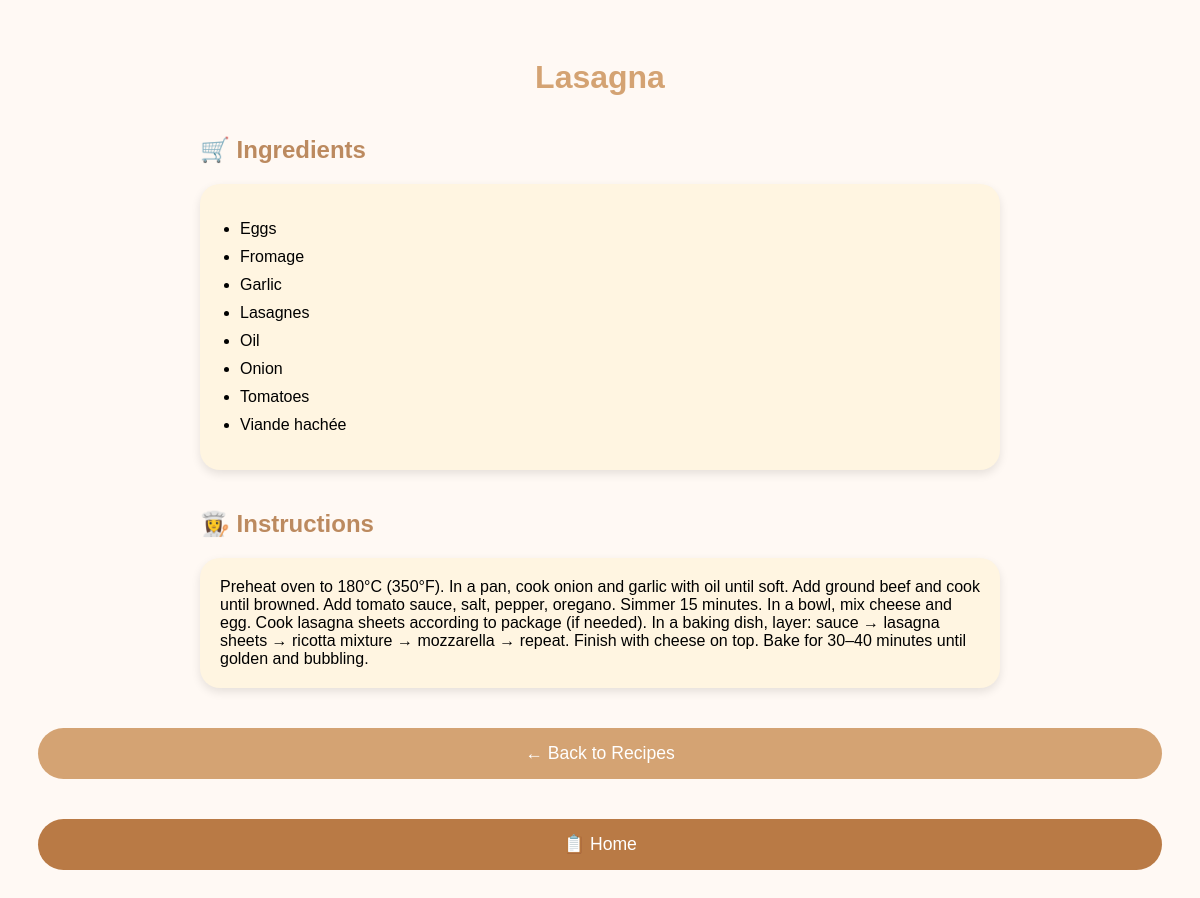
/interface.php?id=Lasagna, run on the app's committed database.
### tables this page shows
CREATE TABLE recipe_ingredient (
    recipe_name VARCHAR(100),
    ing_name VARCHAR(100),
    PRIMARY KEY (recipe_name, ing_name),
    FOREIGN KEY (recipe_name) REFERENCES recipe(recipe_name) ON DELETE CASCADE ON UPDATE CASCADE,
    FOREIGN KEY (ing_name) REFERENCES ingredient(ing_name) ON DELETE CASCADE ON UPDATE CASCADE
);

CREATE TABLE recipe (
    recipe_name VARCHAR(100) PRIMARY KEY,
    time INT, 
    recipe_details TEXT,
    level_name VARCHAR(100),
    type_name VARCHAR(100),
    FOREIGN KEY (level_name) REFERENCES level(level_name) ON DELETE SET NULL ON UPDATE CASCADE,
    FOREIGN KEY (type_name) REFERENCES type(type_name) ON DELETE SET NULL ON UPDATE CASCADE
);

### interface.php (the view, shortened to what this page needs)
<?php
$recipe = urldecode($_GET['id']);
$conn = new mysqli("localhost", "root", "", "recipe");
$recipeData = $conn->query("SELECT * FROM recipe WHERE recipe_name = '$recipe'")->fetch_assoc();
$ingredients = $conn->query("SELECT ing_name FROM recipe_ingredient WHERE recipe_name = '$recipe'");
?>
<!DOCTYPE html>
<html lang="en">
<head>
</head>
<body>
<h1><?php echo htmlspecialchars($recipe); ?></h1>
<div class="section">
  <h2>🛒 Ingredients</h2>
  <div class="ingredients">
    <ul>
      <?php while ($row = $ingredients->fetch_assoc()): ?>
        <li><?php echo htmlspecialchars($row['ing_name']); ?></li>
      <?php endwhile; ?>
    </ul>
  </div>
</div>
<div class="section">
  <h2>👩‍🍳 Instructions</h2>
  <div class="instructions">
    <?php echo nl2br(htmlspecialchars($recipeData['recipe_details'])); ?>
  </div>
</div>
<a href="recipes.php" class="back-button">← Back to Recipes</a>
<a href="main.php" class="home-button">📋 Home</a>
</body>
</html>

### interface.php (style rules this page uses)
body { font-family: 'Poppins', sans-serif; background: #fff9f4; padding: 30px; }
h1 { color: #d4a373; text-align: center; }
.section { margin-top: 40px; max-width: 800px; margin-left: auto; margin-right: auto; }
.section h2 { color: #bc8a5f; }
.ingredients, .instructions { background: #fff5e1; padding: 20px; border-radius: 20px; box-shadow: 0 4px 10px rgba(0,0,0,0.1); }
ul { padding-left: 20px; }
li { margin-bottom: 10px; }
.back-button, .home-button { display: block; margin: 40px auto; text-align: center; background-color: #d4a373; color: white; text-decoration: none; padding: 15px 25px; border-radius: 30px; font-size: 1.1em; }
.home-button { background-color: #b97a45; }

### data on the page
recipe_ingredient: ing_name "Eggs"
recipe_ingredient: ing_name "Fromage"
recipe_ingredient: ing_name "Garlic"
recipe_ingredient: ing_name "Lasagnes"
recipe_ingredient: ing_name "Oil"
recipe_ingredient: ing_name "Onion"
recipe_ingredient: ing_name "Tomatoes"
recipe_ingredient: ing_name "Viande hachée"
recipe: recipe_details "Preheat oven to 180°C (350°F). In a pan, cook onion and garlic with oil until soft. Add ground beef and cook until browned. Add tomato sauce, salt, pepper, oregano. Simmer 15 minutes. In a bowl, mix cheese and egg. Cook lasagna sheets according to package (if needed). In a baking dish, layer: sauce → lasagna sheets → ricotta mixture → mozzarella → repeat. Finish with cheese on top. Bake for 30–40 minutes until golden and bubbling."

### other printed values
$recipe "Lasagna"
